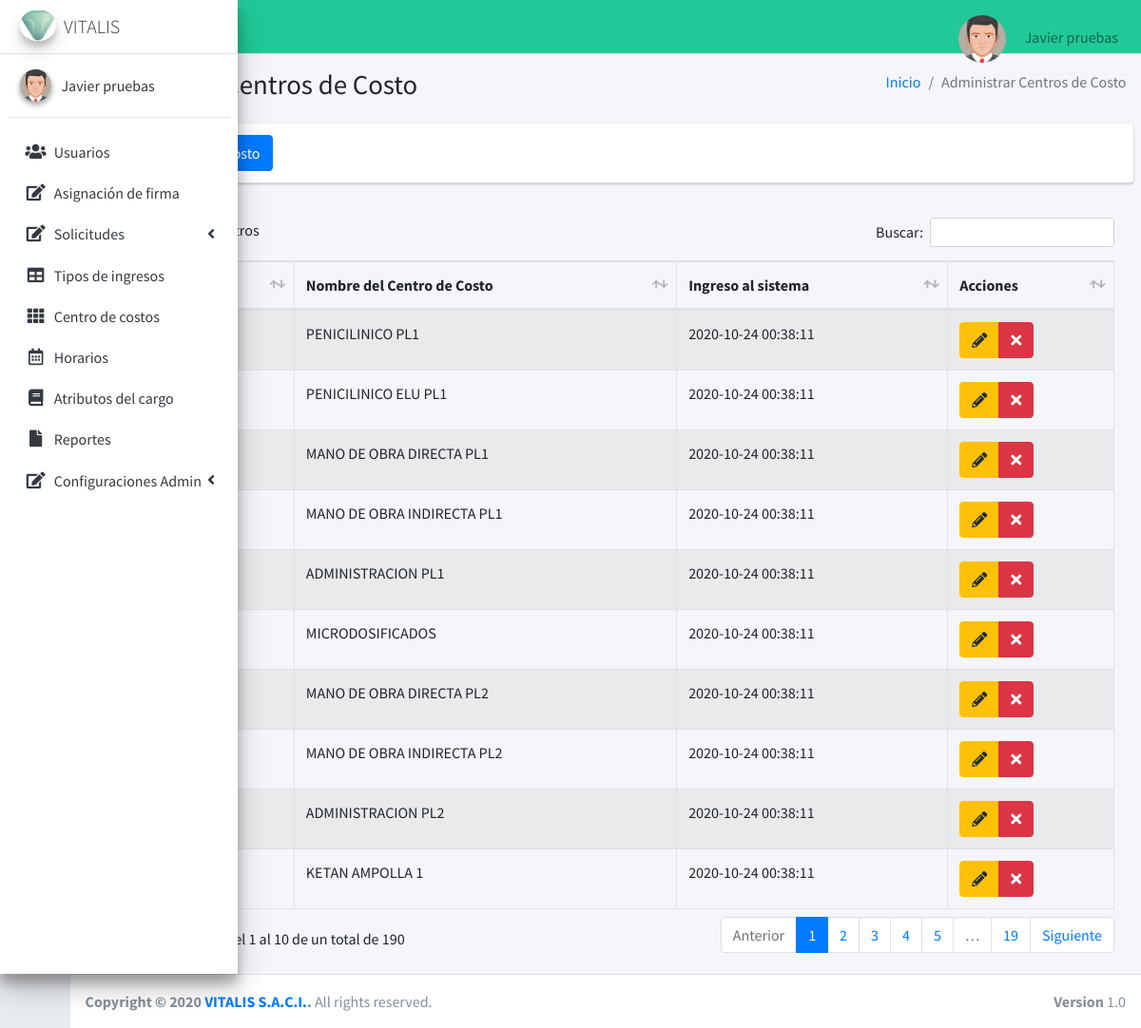
Page /centroCostos (signed in) on the committed database.
### tables this page shows
CREATE TABLE `centrocosto` (
  `id` int(11) NOT NULL,
  `codigo` int(11) NOT NULL,
  `nombre` varchar(50) NOT NULL,
  `fecha_ceco` timestamp NOT NULL DEFAULT current_timestamp()
);

### controladores/plantilla.controlador.php (called while the page is built)
<?php
class ControladorPlantilla{
    static public function ctrPlantilla(){
        include "vistas/plantilla.php";
    }
}

### index.php (called while the page is built, shortened)
<?php
  require_once "controladores/plantilla.controlador.php";
  require_once "controladores/usuarios.controlador.php";
  require_once "controladores/centroCostos.controlador.php";
  require_once "modelos/centroCostos.modelo.php";
  $plantilla =new ControladorPlantilla();
  $plantilla -> ctrPlantilla();
  ?>

### controladores/centroCostos.controlador.php (called while the page is built, shortened)
<?php
class ControladorCentros{
	static public function ctrMostrarCentros($item, $valor){
		$tabla = "centroCosto";
		$respuesta = ModeloCentros::mdlMostrarCentros($tabla, $item, $valor);
		return $respuesta;
    }
}

### modelos/conexion.php (called while the page is built)
<?php
class Conexion{
	static public function conectar(){
		$link = new PDO("mysql:host=localhost;dbname=vitaweb",
			            "root",
			            "");
		$link->exec("set names utf8");
		return $link;
	}
}

### modelos/centroCostos.modelo.php (called while the page is built, shortened)
<?php
require_once "conexion.php";
class ModeloCentros{
	static public function mdlMostrarCentros($tabla, $item, $valor){
		if ($item != null) {
			$stmt = Conexion::conectar()->prepare("SELECT * FROM $tabla WHERE $item = :$item");
        	$stmt -> bindParam(":".$item, $valor, PDO::PARAM_STR);
        	$stmt -> execute();
        	return $stmt -> fetch();
		}else{
			$stmt = Conexion::conectar()->prepare("SELECT * FROM $tabla");
        	$stmt -> execute();
        	return $stmt -> fetchAll();
		}
    }
}

### vistas/modulos/centroCostos.php (the view, shortened to what this page needs)
<div class="content-wrapper">
  <section class="content-header">
    <div class="container-fluid">
      <div class="row mb-2">
        <div class="col-sm-6">
          <h1>Administrar Centros de  Costo</h1>
        </div>
        <div class="col-sm-6">
          <ol class="breadcrumb float-sm-right">
            <li class="breadcrumb-item"><a href="inicio">Inicio</a></li>
            <li class="breadcrumb-item active">Administrar Centros de  Costo</li>
          </ol>
        </div>
      </div>
    </div>
  </section>
  <section class="content">
    <div class="card">
      <div class="card-header">
        <button type="button" class="btn btn-primary" data-toggle="modal" data-target="#AgregarCeco">
          Agregar Centro de costo
        </button>
      </div>
    </div>
    <div class="card-body">
      <table id="example1" class="table table-bordered table-striped">
        <thead>
          <tr>
            <th style="width: 10px;" >#</th>
            <th>Codigo</th>
            <th>Nombre del Centro de Costo</th>
            <th>Ingreso al sistema</th>
            <th>Acciones</th>
          </tr>
        </thead>
        <tbody>
        <?php
          $item = null;
          $valor = null;
          $centros = ControladorCentros::ctrMostrarCentros($item, $valor);
          foreach ($centros as $key => $value) {
            echo
             '<tr>
              <td>'.($key+1).'</td>
              <td>'.$value["codigo"].'</td>
              <td>'.$value["nombre"].'</td>
              <td>'.$value["fecha_ceco"].'</td>
              <td>
                <div class="btn-group">
                  <button class="btn btn-warning btnEditarCentro" data-toggle="modal" data-target="#modalEditarCentro" idCentro="'.$value["id"].'"><i class="fas fa-pencil-alt"></i></button>
                  <button class="btn btn-danger btnEliminarCentro" idCentro="'.$value["id"].'"><i class="fa fa-times"></i></button>
                </div>
              </td>
            </tr>';
          }
        ?>
        </tbody>
      </table>
    </div>
</div>
</div>

### rows in the picture
centrocosto: nombre "PENICILINICO PL1", fecha_ceco "2020-10-24 00:38:11"
centrocosto: nombre "PENICILINICO ELU PL1", fecha_ceco "2020-10-24 00:38:11"
centrocosto: nombre "MANO DE OBRA DIRECTA PL1", fecha_ceco "2020-10-24 00:38:11"
centrocosto: nombre "MANO DE OBRA INDIRECTA PL1", fecha_ceco "2020-10-24 00:38:11"
centrocosto: nombre "ADMINISTRACION PL1", fecha_ceco "2020-10-24 00:38:11"
centrocosto: nombre "MICRODOSIFICADOS", fecha_ceco "2020-10-24 00:38:11"
centrocosto: nombre "MANO DE OBRA DIRECTA PL2", fecha_ceco "2020-10-24 00:38:11"
centrocosto: nombre "MANO DE OBRA INDIRECTA PL2", fecha_ceco "2020-10-24 00:38:11"
centrocosto: nombre "ADMINISTRACION PL2", fecha_ceco "2020-10-24 00:38:11"
centrocosto: nombre "KETAN AMPOLLA 1", fecha_ceco "2020-10-24 00:38:11"

### other values in the picture
$_SESSION["nombre"] "Javier pruebas"
